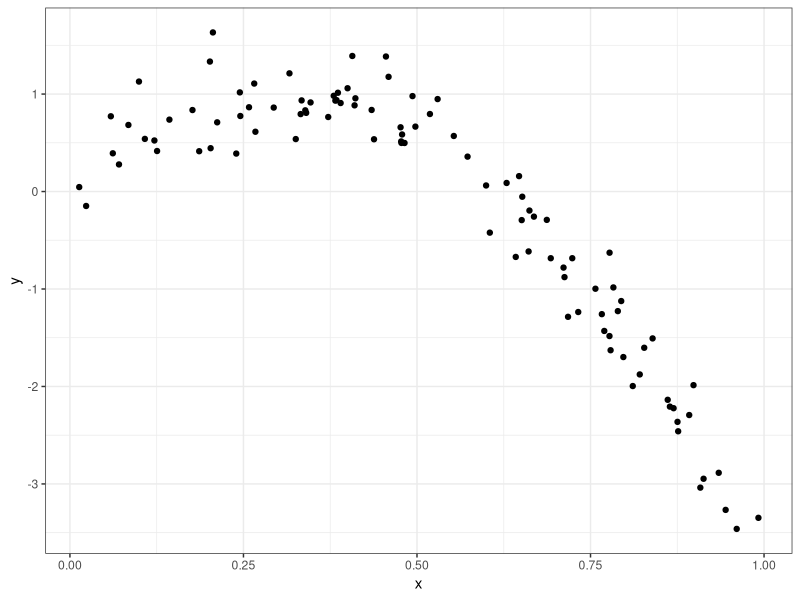
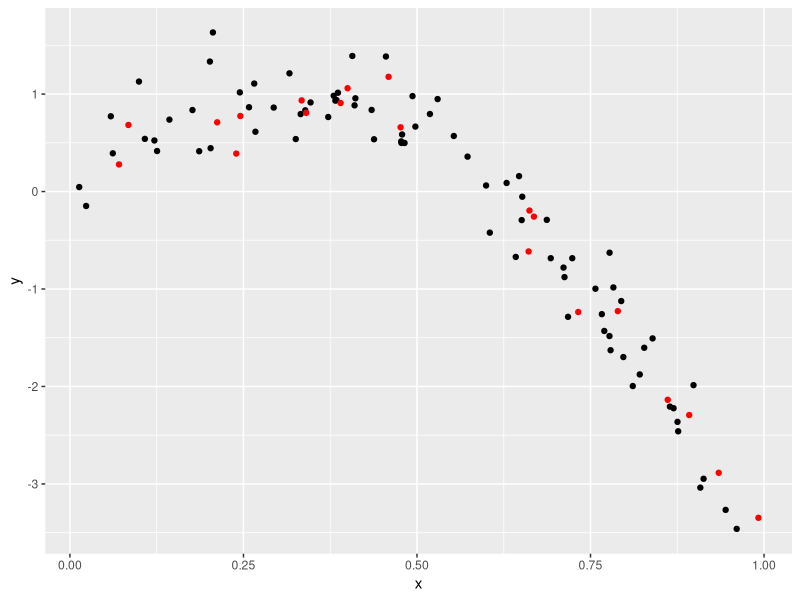
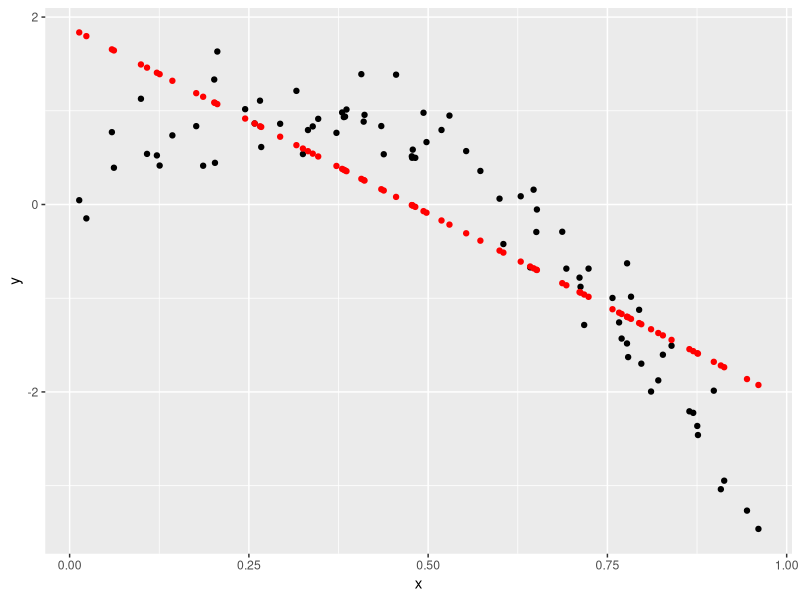
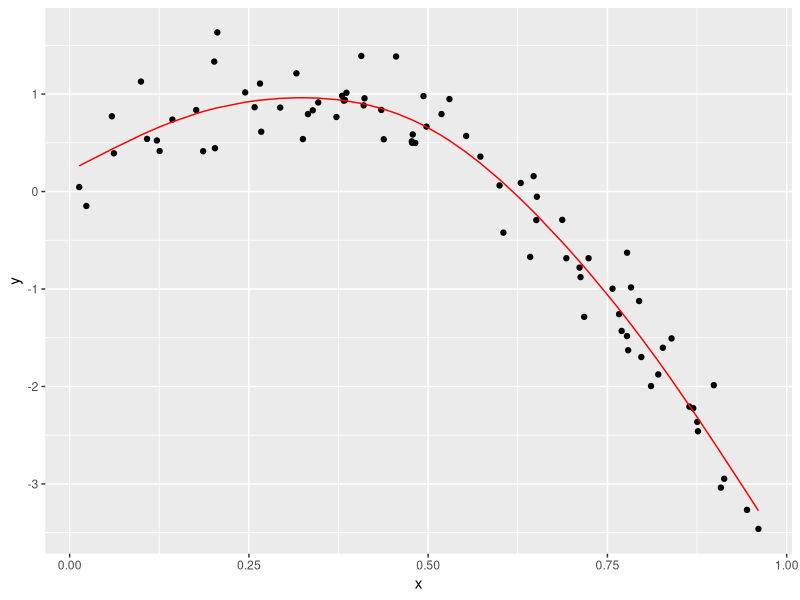
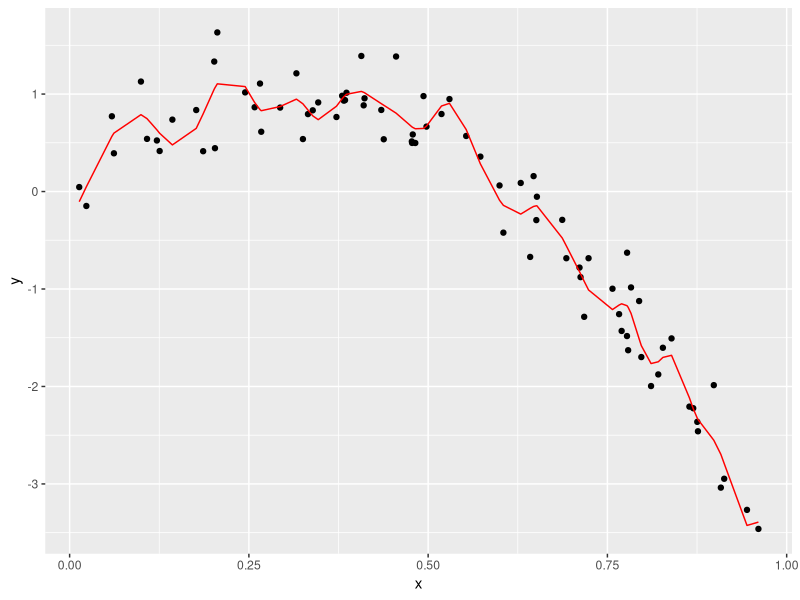

These charts were generated, in order, by the following R code:
## ---- chunk 1
knitr::opts_chunk$set(echo = TRUE)

library(tidyverse)
library(modelr)
library(mgcv)
## ---- chunk 2
set.seed(1)

nonlin_df = 
  tibble(
    id = 1:100,
    x = runif(100, 0, 1),
    y = 1 - 10 * (x - .3) ^ 2 + rnorm(100, 0, .3)
  )

nonlin_df %>% 
  ggplot(aes(x = x, y = y)) + 
  geom_point() + theme_bw()
## ---- chunk 3
train_df <- sample_frac(nonlin_df, size = 0.8)
test_df <- anti_join(nonlin_df, train_df, by = "id")

ggplot(train_df, aes(x = x, y = y)) + 
  geom_point() + 
  geom_point(data = test_df, color = "red")
## ---- chunk 4
linear_mod = lm(y ~ x, data = train_df)
smooth_mod = mgcv::gam(y ~ s(x), data = train_df)
wiggly_mod = mgcv::gam(y ~ s(x, k = 30), sp = 10e-6, data = train_df)
## ---- chunk 5
train_df %>% 
  add_predictions(linear_mod) %>% 
  ggplot(aes(x = x, y = y)) +
  geom_point() +
  geom_point(aes(y = pred), color = "red")

train_df %>% 
  add_predictions(smooth_mod) %>% 
  ggplot(aes(x = x, y = y)) +
  geom_point() +
  geom_line(aes(y = pred), color = "red")

train_df %>% 
  add_predictions(wiggly_mod) %>% 
  ggplot(aes(x = x, y = y)) +
  geom_point() +
  geom_line(aes(y = pred), color = "red")
## ---- chunk 6
rmse(linear_mod, test_df)

rmse(smooth_mod, test_df)

rmse(wiggly_mod, test_df)
## ---- chunk 7

